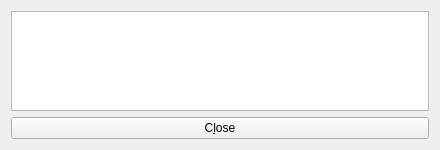
<?xml version="1.0" encoding="UTF-8"?>
<ui version="4.0">
 <class>OutPutsPage</class>
 <widget class="QWidget" name="OutPutsPage">
  <property name="geometry">
   <rect>
    <x>0</x>
    <y>0</y>
    <width>440</width>
    <height>45</height>
   </rect>
  </property>
  <layout class="QVBoxLayout" name="verticalLayout">
   <item>
        <widget class="QTextEdit" name="outPutsWidget">
         <property name="minimumSize">
          <size>
           <width>0</width>
           <height>100</height>
          </size>
         </property>
         <property name="readOnly">
          <bool>true</bool>
         </property>
         <property name="tabKeyNavigation" stdset="0">
          <bool>false</bool>
         </property>
         <property name="columnCount" stdset="0">
          <number>2</number>
         </property>
        </widget>
      </item>
   <item>
    <layout class="QHBoxLayout" name="horizontalLayout">
     <item>
      <widget class="QPushButton" name="closeButton">
       <property name="toolTip">
       </property>
       <property name="text">
        <string>C&amp;lose</string>
       </property>
       <property name="autoDefault">
        <bool>false</bool>
       </property>
      </widget>
     </item>
    </layout>
   </item>
  </layout>
 </widget>
 <resources>
  <include location="../.qrc"/>
 </resources>
 <connections/>
</ui>
